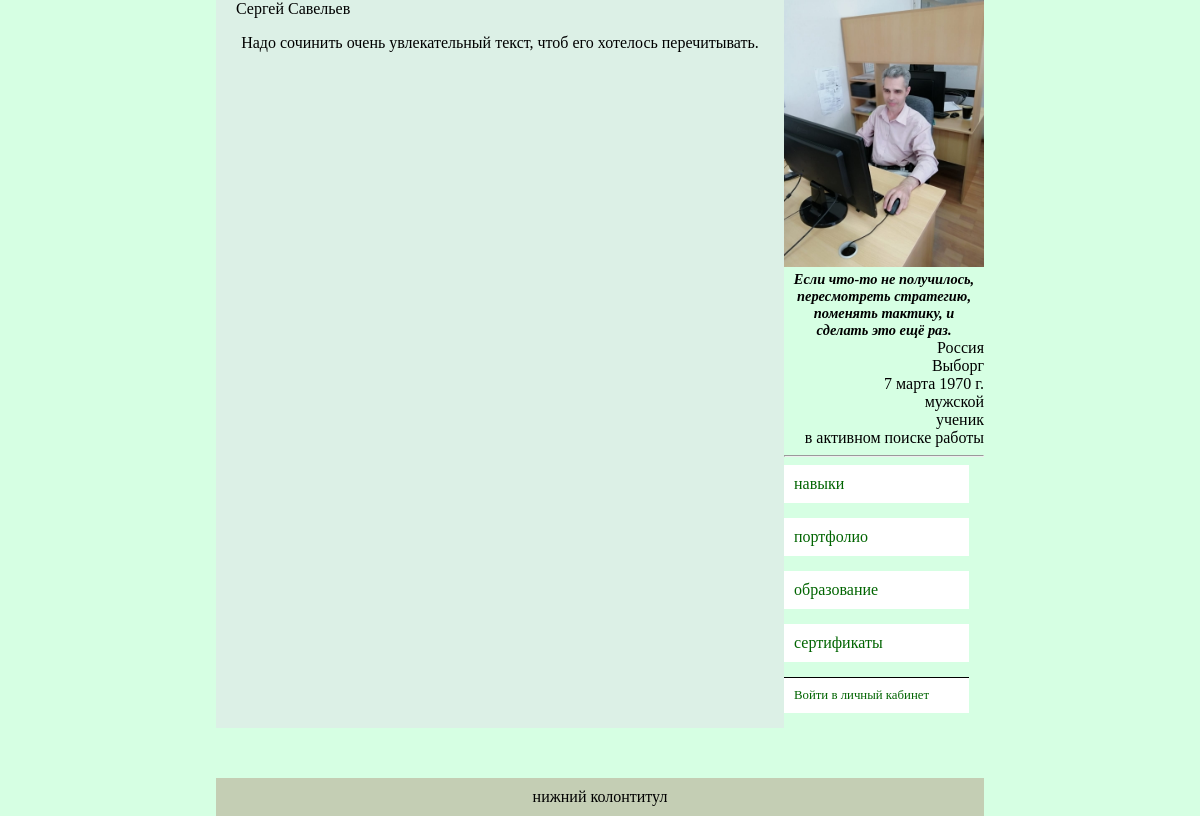
The page /1 on the database its author committed.
### new/models.py (models this page shows)
class MyUser(AbstractUser):
    PROFESSIONAL_LEVELS = {
        "LR": "ученик",
        "BR": "начинающий",
        "LL": "небольшой опыт",
        "EX": "опыт есть",
        "PR": "профессионал",
        "SP": "супер-профессионал",
        "HB": "хобби",
    }
    BIOLOGICAL_SEX = {
        "F": "женский",
        "M": "мужской"
    }
    photo = models.ImageField(
        "Собственное изображение",
        upload_to="user_s_photo/",
        null=True,
        blank=True,
    )
    biological_sex = models.CharField(
        max_length=1,
        choices=BIOLOGICAL_SEX,
        null=True,
        blank=True,
        verbose_name="Пол",
    )
    birthday = models.DateField(null=True, blank=True, verbose_name="День рождения")
    citizenship = models.ForeignKey(
        CountryOfConsignment, on_delete=models.SET_NULL, null=True, blank=True, verbose_name="Гражданство"
    )
    city = models.ForeignKey(City, on_delete=models.SET_NULL, null=True, blank=True, verbose_name="Город")
    profession = models.ForeignKey(
        Profession, on_delete=models.SET_NULL, null=True, blank=True, verbose_name="Профессия"
    )
    the_level_of_professionalism = models.CharField(
        max_length=2,
        choices=PROFESSIONAL_LEVELS,
        null=True,
        blank=True,
        verbose_name="Уровень профессионализма",
    )
    job = models.ForeignKey(
        Organization,
        on_delete=models.SET_NULL,
        null=True,
        blank=True,
        verbose_name="Текущее место работы",
    )
    motto = models.CharField(max_length=1000, verbose_name="Мой девиз", null=True, blank=True)
    about_me = models.TextField(verbose_name="Обо мне", null=True, blank=True)

class CountryOfConsignment(models.Model):
    name = models.CharField(max_length=100, unique=True, verbose_name="Название")
    state_flag = models.ImageField("Государственный флаг", upload_to="flag/", null=True, blank=True)
    class Meta:
        ordering = ["name"]
        verbose_name = "Название страны"
        verbose_name_plural = "Названия стран"
    def __str__(self):
        return self.name

class City(models.Model):
    name = models.CharField(max_length=100, unique=True, verbose_name="Название")
    class Meta:
        ordering = ["name"]
        verbose_name = "Название города"
        verbose_name_plural = "Названия городов"
    def __str__(self):
        return self.name

class Organization(models.Model):
    name = models.CharField(max_length=100, unique=True, verbose_name="Название")
    city = models.ForeignKey(City, on_delete=models.SET_NULL, null=True, blank=True, verbose_name="Город")
    class Meta:
        ordering = ["name"]
        verbose_name = "Организация"
        verbose_name_plural = "Организации"
    def __str__(self):
        return self.name

### new/views.py (the view)
# urls.py: path('<int:pk>', Individual.as_view(), name="отобразить личные данные"),
class Individual(DetailView):
    model = MyUser
    template_name = "new/individual_information.html"

### new/templates/new/individual_information.html (shortened to what this page needs)
{%extends 'base.html'%}
{% block body %}
{{ myuser.first_name }}
{{ myuser.last_name }}
{% if myuser.about_me != none %}
    <p>{{ myuser.about_me }}</p>
{% else %}
    <p>пользователь ничего о себе не написал</p>
{% endif %}
{% endblock body %}

### new/templates/new/main_info.html
{% load static %}
{% if myuser %}
	{% if myuser.photo %}
		<a href="/{{ myuser.id }}">
			<img
					src="{% static ''|add:myuser.photo.url %}"
					alt="Личная фотография"
					width="200"
			>
		</a>
	{% else %}
		<img
			src="{% static 'images/user_s_photo/default.jpg' %}"
			alt="Фото по умолчанию"
			width="200"
		>
	{% endif %}
	<div class="motto">
		{% if myuser.motto %}
			{{ myuser.motto }}
		{% else %}
			у пользователя нет девиза
		{% endif %}
	</div>
	<p>{% if myuser.citizenship %}{{ myuser.citizenship }}{% endif %}</p>
	<p>{% if myuser.city %}{{ myuser.city }}{% endif %}</p>
	<p>{% if myuser.birthday %}{{ myuser.birthday }}{% endif %}</p>
	<p>{% if myuser.get_biological_sex_display %}{{ myuser.get_biological_sex_display }}{% endif %}</p>
	<p>{% if myuser.get_the_level_of_professionalism_display %}{{ myuser.get_the_level_of_professionalism_display }}{% endif %}</p>
	<p>{% if myuser.job %}{{ myuser.job }}{% endif %}</p>
	<hr>
{% endif %}

### static/CSS/style.css (style rules this page uses)
body { background-color: #d6ffe3; max-width: 768px; margin: auto; }
p { text-align: center; }
.motto { padding: 0 3px; text-align: center; font-size: 0.9em; font-style: italic; font-weight: bold; }
.main_info > p { margin: 0; text-align: right; }

### rows shown on the page
MyUser: first_name "Сергей", last_name "Савельев", about_me "Надо сочинить очень увлекательный текст, чтоб его хотелось перечитывать.", photo (picture), motto "Если что-то не получилось, пересмотреть стратегию, поменять тактику, и сделать это ещё раз.", citizenship "Россия", city "Выборг", birthday "7 марта 1970 г.", biological_sex "мужской", the_level_of_professionalism "ученик", job "в активном поиске работы"
